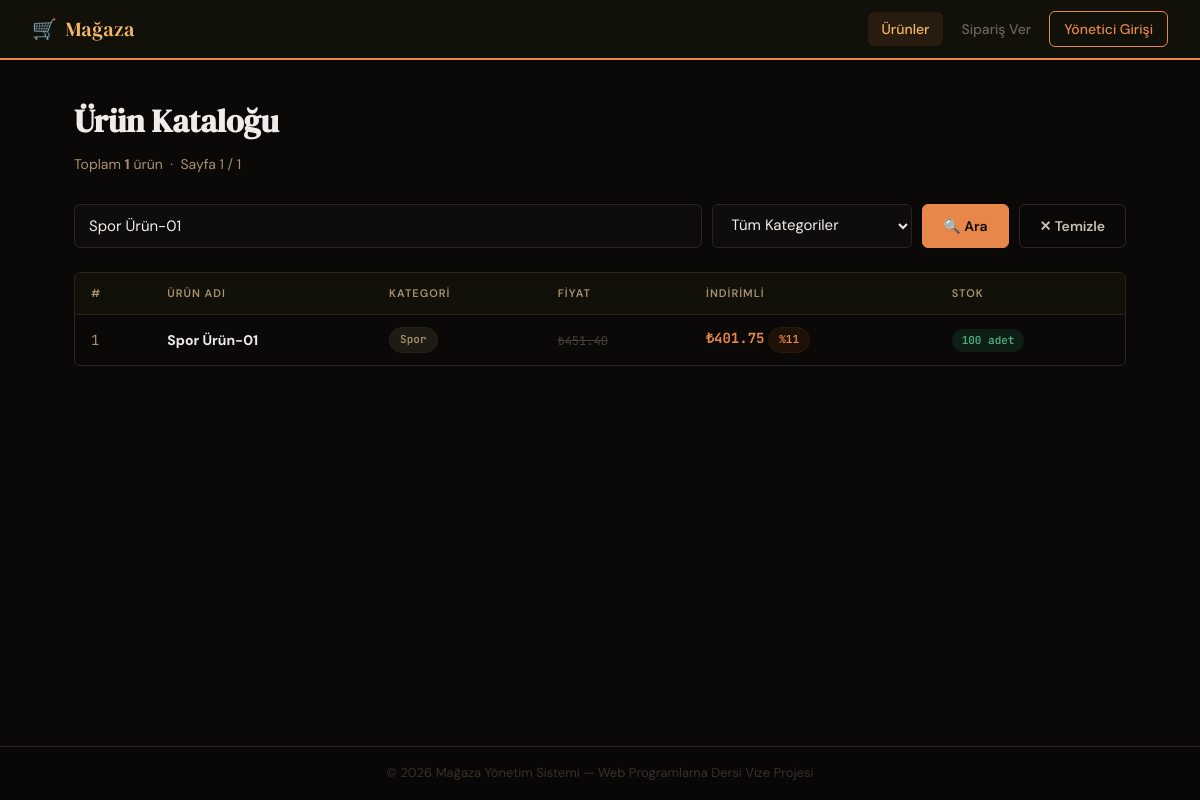
Screenshot of /index.php?arama=Spor Ürün-01 with the database file from the repository.
### tables this page shows
CREATE TABLE `urunler` (
  `id` int(11) NOT NULL,
  `ad` varchar(100) NOT NULL,
  `kategori` varchar(50) NOT NULL,
  `fiyat` decimal(10,2) NOT NULL,
  `stok` int(11) NOT NULL DEFAULT 0,
  `indirim` int(11) NOT NULL DEFAULT 0 COMMENT 'yüzde %',
  `eklenme` datetime DEFAULT current_timestamp(),
  `guncelleme` datetime DEFAULT NULL ON UPDATE current_timestamp()
);

### functions.php (called while the page is built, shortened)
<?php
function urunListele(string $arama = '', string $kategori = '', int $sayfa = 1, int $limit = 5): array {
    $pdo    = baglan();
    $offset = ($sayfa - 1) * $limit;
    $where  = [];
    $params = [];
    if ($arama !== '') {
        $where[]  = '(ad LIKE :arama OR kategori LIKE :arama2)';
        $params[':arama']  = '%' . $arama . '%';
        $params[':arama2'] = '%' . $arama . '%';
    }
    $kosul = $where ? 'WHERE ' . implode(' AND ', $where) : '';
    $countSql  = "SELECT COUNT(*) FROM urunler $kosul";
    $countStmt = $pdo->prepare($countSql);
    $countStmt->execute($params);
    $toplam = (int)$countStmt->fetchColumn();
    $sql  = "SELECT * FROM urunler $kosul ORDER BY id DESC LIMIT :limit OFFSET :offset";
    $stmt = $pdo->prepare($sql);
    foreach ($params as $key => $val) {
        $stmt->bindValue($key, $val);
    }
    $stmt->bindValue(':limit',  $limit,  PDO::PARAM_INT);
    $stmt->bindValue(':offset', $offset, PDO::PARAM_INT);
    $stmt->execute();
    return [
        'urunler' => $stmt->fetchAll(),
        'toplam'  => $toplam,
    ];
}
function indirimUygula(float $fiyat, int $indirim_yuzde): float {
    return round($fiyat * (1 - $indirim_yuzde / 100), 2);
}
function e(string $str): string {
    return htmlspecialchars($str, ENT_QUOTES, 'UTF-8');
}

### index.php (the view, shortened to what this page needs)
<?php
require_once __DIR__ . '/functions.php';
$arama    = trim($_GET['arama']    ?? '');
$kategori = trim($_GET['kategori'] ?? '');
$sayfa    = max(1, (int)($_GET['sayfa'] ?? 1));
$limit    = 5;
$sonuc      = urunListele($arama, $kategori, $sayfa, $limit);
$urunler    = $sonuc['urunler'];
$toplam     = $sonuc['toplam'];
$sayfa_sayisi = (int)ceil($toplam / $limit);
include __DIR__ . '/layout/header.php';
?>
<h1 class="page-title">Ürün Kataloğu</h1>
<p class="page-sub">Toplam <strong><?= $toplam ?></strong> ürün &nbsp;·&nbsp; Sayfa <?= $sayfa ?> / <?= $sayfa_sayisi ?: 1 ?></p>
<form method="GET" action="index.php" class="search-bar">
  <input type="text" name="arama" class="form-control"
         placeholder="Ürün adı veya kategori ara…"
         value="<?= e($arama) ?>">
  <select name="kategori" class="form-control" style="max-width:200px">
    <option value="">Tüm Kategoriler</option>
  </select>
  <button type="submit" class="btn btn-primary">🔍 Ara</button>
  <?php if ($arama || $kategori): ?>
    <a href="index.php" class="btn btn-secondary">✕ Temizle</a>
  <?php endif; ?>
</form>
<?php if (empty($urunler)): ?>
  <div class="alert alert-warning">Arama kriterlerinize uyan ürün bulunamadı.</div>
<?php else: ?>
<div class="table-wrap">
  <table>
    <thead>
      <tr>
        <th>#</th>
        <th>Ürün Adı</th>
        <th>Kategori</th>
        <th>Fiyat</th>
        <th>İndirimli</th>
        <th>Stok</th>
      </tr>
    </thead>
    <tbody>
      <?php foreach ($urunler as $u):
        $ind_fiyat = indirimUygula((float)$u['fiyat'], (int)$u['indirim']);
        $stok_sinif = $u['stok'] < 20 ? 'badge-stok-az' : 'badge-stok-ok';
      ?>
      <tr>
        <td><span style="font-family:var(--font-mono);color:var(--warm)"><?= $u['id'] ?></span></td>
        <td><strong><?= e($u['ad']) ?></strong></td>
        <td><span class="badge badge-category"><?= e($u['kategori']) ?></span></td>
        <td>
          <?php if ($u['indirim'] > 0): ?>
            <span class="fiyat fiyat-eski">₺<?= number_format((float)$u['fiyat'], 2, '.', ',') ?></span>
          <?php else: ?>
            <span class="fiyat">₺<?= number_format((float)$u['fiyat'], 2, '.', ',') ?></span>
          <?php endif; ?>
        </td>
        <td>
          <?php if ($u['indirim'] > 0): ?>
            <span class="fiyat fiyat-indirimli">₺<?= number_format($ind_fiyat, 2, '.', ',') ?></span>
            <span class="badge badge-indirim">%<?= $u['indirim'] ?></span>
          <?php else: ?>
            <span class="fiyat">₺<?= number_format((float)$u['fiyat'], 2, '.', ',') ?></span>
          <?php endif; ?>
        </td>
        <td>
          <span class="badge <?= $stok_sinif ?>">
            <?= $u['stok'] ?> adet
          </span>
        </td>
      </tr>
      <?php endforeach; ?>
    </tbody>
  </table>
</div>
<?php endif; ?>
<?php include __DIR__ . '/layout/footer.php'; ?>

### assets/style.css (style rules this page uses)
:root { --cream: #0F0F0F; --dark: #F0EDE8; --mid: #C8C0B4; --warm: #A89070; --accent: #E8874A; --accent2: #F5B865; --success: #4CAF82; --danger: #E05555; --border: #2A2520; --card-bg: #1A1714; --shadow: 0 2px 16px rgba(0,0,0,.5); --radius: 6px; --font-display: 'DM Serif Display', Georgia, serif; --font-body: 'DM Sans', sans-serif; --font-mono: 'JetBrains Mono', monospace; }
*, *::before, *::after { box-sizing: border-box; margin: 0; padding: 0; }
html { scroll-behavior: smooth; }
body { font-family: var(--font-body); background: #0A0908; color: var(--dark); font-size: 15px; line-height: 1.6; min-height: 100vh; display: flex; flex-direction: column; }
.page-title { font-family: var(--font-display); font-size: 32px; color: var(--dark); margin-bottom: 6px; }
.page-sub { color: var(--warm); font-size: 14px; margin-bottom: 28px; }
.form-control { width: 100%; padding: 10px 14px; border: 1px solid var(--border); border-radius: var(--radius); font-family: var(--font-body); font-size: 15px; background: #0F0D0B; color: var(--dark); transition: border-color .2s, box-shadow .2s; outline: none; }
select.form-control { cursor: pointer; }
select.form-control option { background: #1A1714; }
.btn { display: inline-flex; align-items: center; gap: 6px; padding: 10px 20px; border: 1px solid transparent; border-radius: var(--radius); font-family: var(--font-body); font-size: 14px; font-weight: 600; cursor: pointer; text-decoration: none; transition: all .18s; line-height: 1; }
.btn-primary { background: var(--accent); color: #0A0908; border-color: var(--accent); }
.btn-secondary { background: transparent; color: var(--mid); border-color: var(--border); }
.table-wrap { overflow-x: auto; border-radius: var(--radius); border: 1px solid var(--border); }
table { width: 100%; border-collapse: collapse; font-size: 14px; }
thead th { background: #111009; color: var(--warm); padding: 12px 16px; text-align: left; font-size: 11px; text-transform: uppercase; letter-spacing: 1px; font-weight: 600; border-bottom: 1px solid var(--border); }
tbody tr { border-bottom: 1px solid var(--border); transition: background .15s; }
tbody tr:last-child { border-bottom: none; }
td { padding: 12px 16px; vertical-align: middle; color: var(--mid); }
td strong { color: var(--dark); }
.badge { display: inline-block; padding: 3px 10px; border-radius: 20px; font-size: 11px; font-weight: 600; font-family: var(--font-mono); }
.badge-category { background: #1E1A14; color: var(--warm); border: 1px solid #2A2218; }
.badge-indirim { background: #1E1208; color: var(--accent); border: 1px solid #2A1A08; }
.badge-stok-ok { background: #0E1E14; color: var(--success); }
.search-bar { display: flex; gap: 10px; margin-bottom: 24px; flex-wrap: wrap; }
.search-bar .form-control { flex: 1; min-width: 200px; }
.fiyat { font-family: var(--font-mono); font-weight: 700; }
.fiyat-indirimli { color: var(--accent); }
.fiyat-eski { text-decoration: line-through; color: #4A4038; font-weight: 400; font-size: 12px; }
a { color: var(--accent); }

### rows the page displays
urunler: id "1", ad "Spor Ürün-01", kategori "Spor", fiyat "451.40", ind_fiyat "401.75", indirim "11", stok "100"

### other values shown
$toplam "1"
$sayfa "1"
$sayfa_sayisi ?: 1 "1"
